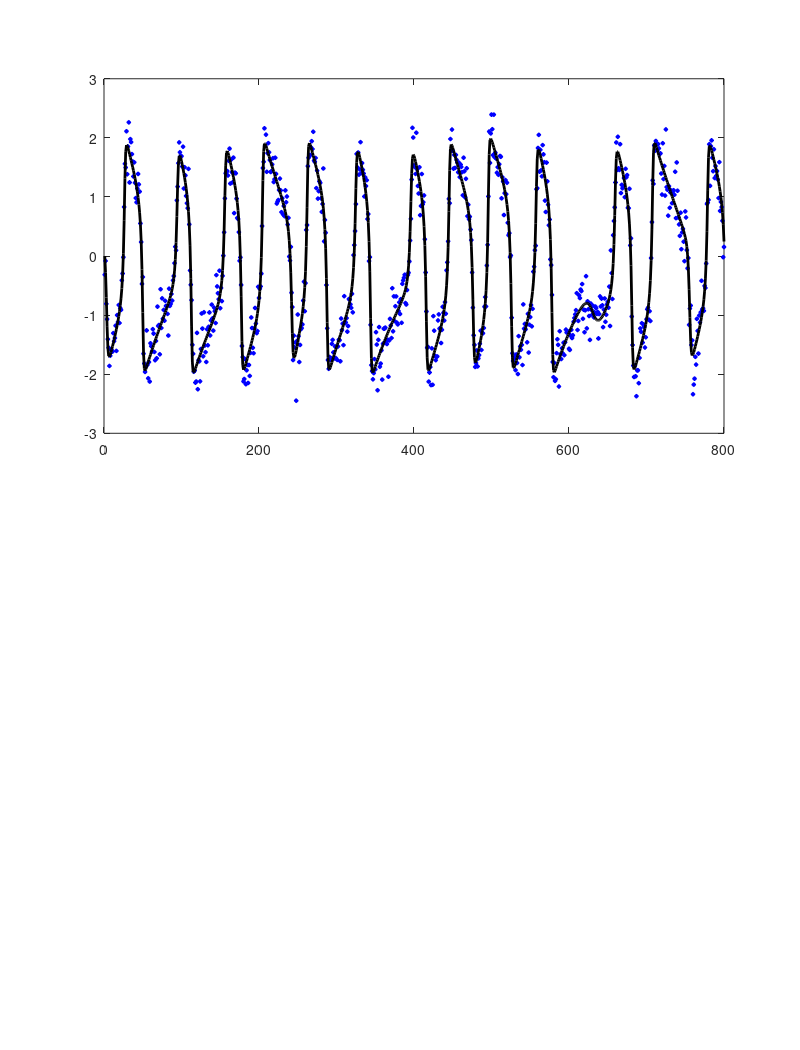

The MATLAB script that drew this image: (Note: this script raises an error after producing the figure.)
% Unscented Kalman Filter (UKF) applied to FitzHugh-Nagumo neuron dynamics.
% Voltage observed, currents and inputs estimated.
%
% FitzHughNagumo() is the main program and calls the other programs.
%
% A detailed description is provided in
% H.U. Voss, J. Timmer & J. Kurths, Nonlinear dynamical system identification from uncertain and indirect measurements, Int. J. Bifurcation and Chaos 14, 1905-1933 (2004).
% I will be happy to email this paper on request. It contains a tutorial about the estimation of hidden states and unscented Kalman filtering.
%
% For commercial use and questions, please contact me.
%
% ++++++++++++++++++++++++++++++++++++++++++++++
% Henning U. Voss, Ph.D.
% Associate Professor of Physics in Radiology
% Citigroup Biomedical Imaging Center
% Weill Medical College of Cornell University
% 516 E 72nd Street
% New York, NY 10021
% Tel. 001-212 746-5216, Fax. 001-212 746-6681
% Email: hev2006@med.cornell.edu
% ++++++++++++++++++++++++++++++++++++++++++++++
%
% Written 15. 7. 2002
% Updated 30. 8. 2016 (R2015b):
% - Change of random number generator to ensure future compatibility
% - Eliminiation of yellow warnings

function FitzHughNagumo()

global dT

orient tall

% Dimensions: dq for param. vector, dx augmented state, dy observation
dq=1; dx=dq+2; dy=1;

ll=800; % number of data samples
dT=0.2; % sampling time step (global variable)

% Simulating data: %%%%%%%%%%%%%%%%%%%%%%%%%%%%%%%%%%%%%%%%%%%%%%%%%%%%%%%%

x0=zeros(2,ll); x0(:,1)=[0; 0]; % true trajectory
dt=.1*dT; nn=fix(dT/dt); % the integration time step is smaller than dT

% External input, estimated as parameter p later on:
z=(1:ll)/250*2*pi; z=-.4-1.01*abs(sin(z/2));

% 4th order Runge-Kutta integrator for FitzHugh-Nagumo system with external input:
for n=1:ll-1;
    xx=x0(:,n);
    for i=1:nn
        k1=dt*FitzHughNagumo_int(xx,z(n));
        k2=dt*FitzHughNagumo_int(xx+k1/2,z(n));
        k3=dt*FitzHughNagumo_int(xx+k2/2,z(n));
        k4=dt*FitzHughNagumo_int(xx+k3,z(n));
        xx=xx+k1/6+k2/3+k3/3+k4/6;
    end;
    x0(:,n+1)=xx;
end;

x=[z; x0]; % augmented state vector (notation a bit different to paper)

R=.2^2*var(FitzHughNagumo_obsfct(x))*eye(dy,dy); % observation noise covariance matrix
rng('default'); rng(0)
y=FitzHughNagumo_obsfct(x)+sqrtm(R)*randn(dy,ll); % noisy data

FitzHughNagumo_fct(dq,x); % this is just to suppress an erroneous warning and otherwise has no function

% Initial conditions %%%%%%%%%%%%%%%%%%%%%%%%%%%%%%%%%%%%%%%%%%%%%%%%%%%%%%%

xhat=zeros(dx,ll);
xhat(:,2)=x(:,2); % first guess of x_1 set to observation

Q=.015; % process noise covariance matrix

Pxx=zeros(dx,dx,ll);
Pxx(:,:,1)=blkdiag(Q,R,R);

errors=zeros(dx,ll);
Ks=zeros(dx,dy,ll);  % Kalman gains

% Main loop for recursive estimation %%%%%%%%%%%%%%%%%%%%%%%%%%%%%%%%%%%%%%%

for k=2:ll
    
    [xhat(:,k),Pxx(:,:,k),Ks(:,:,k)]=ut(xhat(:,k-1),Pxx(:,:,k-1),y(:,k),'FitzHughNagumo_fct','FitzHughNagumo_obsfct',dq,dx,dy,R);
    
    Pxx(1,1,k)=Q;
    
    errors(:,k)=sqrt(diag(Pxx(:,:,k)));
    
end; % k

% Results %%%%%%%%%%%%%%%%%%%%%%%%%%%%%%%%%%%%%%%%%%%%%%%%%%%%%%%%%%%%%%%%%%

chisq=mean((x(1,:)-xhat(1,:)).^2+(x(2,:)-xhat(2,:)).^2+(x(3,:)-xhat(3,:)).^2);
disp(['Chi square = ',num2str(chisq)]);

% Showing last estimated parameter, used for example for the final estimate of a constant parameter:
% est=xhat(1:dq,ll)'; disp(['Estimated x = ' num2str(est)]);
% error=errors(1:dq,ll)'; disp(['Error = ' num2str(error)]);

figure(1)

subplot(2,1,1)
plot(y,'bd','MarkerEdgeColor','blue', 'MarkerFaceColor','blue','MarkerSize',3);
hold on;
plot(x(dq+1,:),'black','LineWidth',2);
%plot(xhat(dq+1,:),'r','LineWidth',2);
xlabel(texlabel('t'));
ylabel(texlabel('x_1, y'));
hold off;
axis tight
title('(a)')
drawnow

subplot(2,1,2)
plot(x(dq+2,:),'black','LineWidth',2);
hold on
plot(xhat(dq+2,:),'r','LineWidth',2);
plot(x(1,:),'black','LineWidth',2);
for i=1:dq; plot(xhat(i,:),'m','LineWidth',2); end;
for i=1:dq; plot(xhat(i,:)+errors(i,:),'m'); end;
for i=1:dq; plot(xhat(i,:)-errors(i,:),'m'); end;
xlabel(texlabel('t'));
ylabel(texlabel('z, estimated z, x_2, estimated x_2'));
hold off
axis tight
title('(b)')


function r=FitzHughNagumo_int(x,z)
% Function for modeling data, not for UKF execution
a=.7; b=.8; c=3.;
r=[c*(x(2)+x(1)-x(1)^3/3+z); -(x(1)-a+b*x(2))/c];


function r=FitzHughNagumo_obsfct(x)
% Observation function G(x)
r=x(2,:);


function r=FitzHughNagumo_fct(dq,x) 
% Model function F(x)
global dT
dt=.02; % local integration step
nn=fix(dT/dt);

p=x(1:dq,:);
xnl=x(dq+1:size(x(:,1)),:);

% 4th order Runge-Kutta integrator for FitzHugh-Nagumo system with parameters:
for i=1:nn
    k1=dt*fc(xnl,p);
    k2=dt*fc(xnl+k1/2,p);
    k3=dt*fc(xnl+k2/2,p);
    k4=dt*fc(xnl+k3,p);
    xnl=xnl+k1/6+k2/3+k3/3+k4/6;
end
r=[x(1:dq,:); xnl];


function r=fc(x,p)
a=.7; b=.8; c=3.;
r=[c*(x(2,:)+x(1,:)-x(1,:).^3/3+p); -(x(1,:)-a+b*x(2,:))/c];


function [xhat,Pxx,K]=ut(xhat,Pxx,y,fct,obsfct,dq,dx,dy,R)
% Unscented transformation. Not specific to FitzHugh-Nagumo model
N=2*dx;

xsigma=chol( dx*Pxx )'; % Pxx=root*root', but Pxx=chol'*chol
Xa=xhat*ones(1,N)+[xsigma, -xsigma];
X=feval(fct,dq,Xa);

xtilde=sum(X,2)/N; % same as xtilde=sum(X')'/N

Pxx=zeros(dx,dx);
for i=1:N;
    Pxx=Pxx+(X(:,i)-xtilde)*(X(:,i)-xtilde)'/N;
end;

Y=feval(obsfct,X);

ytilde=sum(Y,2)/N;
Pyy=R;
for i=1:N;
    Pyy=Pyy+(Y(:,i)-ytilde)*(Y(:,i)-ytilde)'/N;
end;
Pxy=zeros(dx,dy);
for i=1:N;
    Pxy=Pxy+(X(:,i)-xtilde)*(Y(:,i)-ytilde)'/N;
end;

K=Pxy/Pyy; % same as K=Pxy*inv(Pyy);
xhat=xtilde+K*(y-ytilde);
Pxx=Pxx-K*Pxy';
